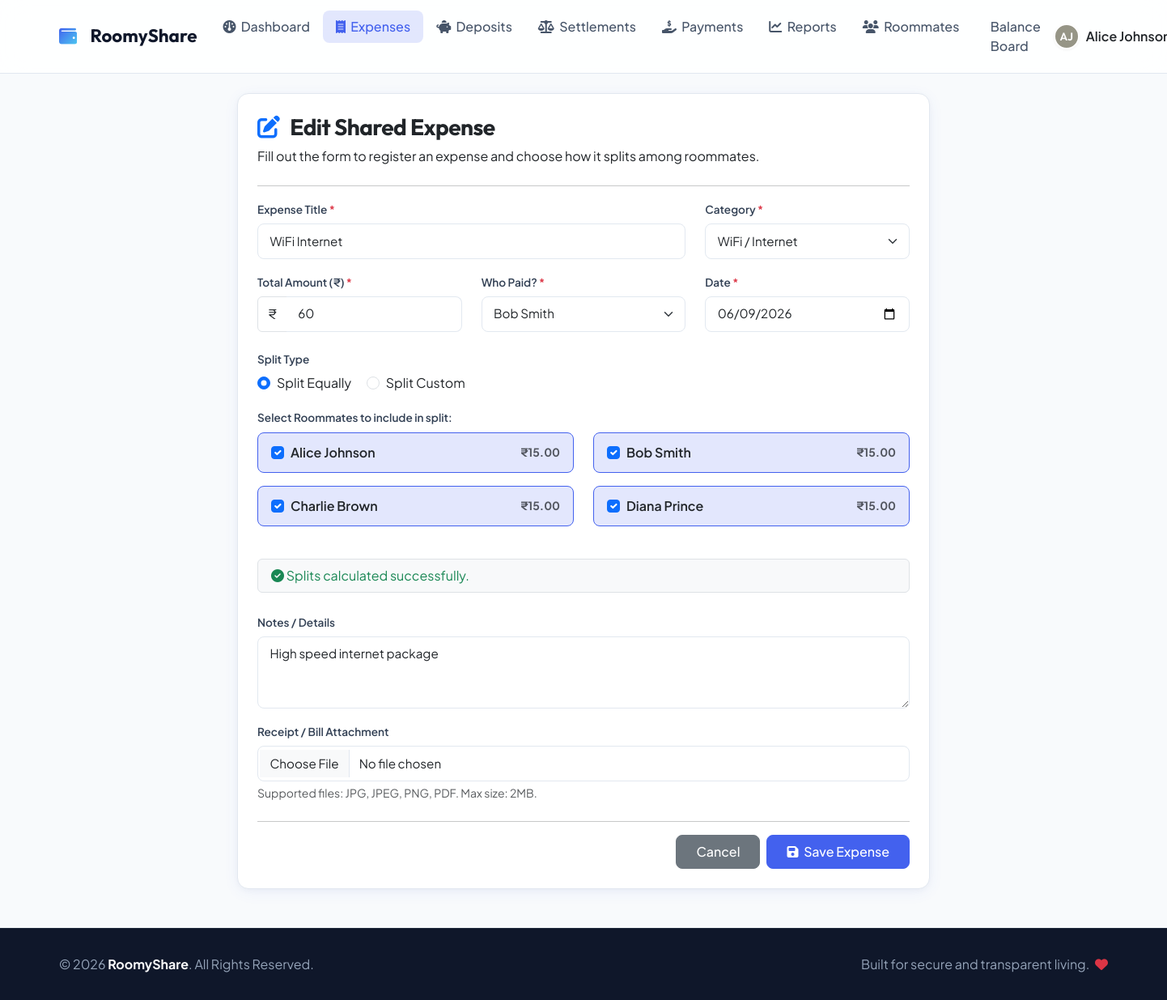
The app's page /add_expense.php?id=2 (signed in) with its own data.
### tables this page shows
CREATE TABLE IF NOT EXISTS `expenses` (
  `id` INT AUTO_INCREMENT PRIMARY KEY,
  `title` VARCHAR(150) NOT NULL,
  `category` ENUM('rent', 'electricity', 'water', 'wifi', 'food', 'maintenance', 'other') NOT NULL,
  `amount` DECIMAL(10,2) NOT NULL,
  `paid_by` INT NOT NULL,
  `date` DATE NOT NULL,
  `notes` TEXT DEFAULT NULL,
  `attachment` VARCHAR(255) DEFAULT NULL,
  `split_type` ENUM('equal', 'custom') NOT NULL DEFAULT 'equal',
  `created_by` INT NOT NULL,
  `created_at` TIMESTAMP DEFAULT CURRENT_TIMESTAMP,
  FOREIGN KEY (`paid_by`) REFERENCES `members` (`id`) ON DELETE CASCADE,
  FOREIGN KEY (`created_by`) REFERENCES `members` (`id`) ON DELETE CASCADE
);

CREATE TABLE IF NOT EXISTS `members` (
  `id` INT AUTO_INCREMENT PRIMARY KEY,
  `name` VARCHAR(100) NOT NULL,
  `email` VARCHAR(100) NOT NULL UNIQUE,
  `phone` VARCHAR(20) DEFAULT NULL,
  `password_hash` VARCHAR(255) NOT NULL,
  `role` ENUM('admin', 'member') NOT NULL DEFAULT 'member',
  `status` ENUM('active', 'inactive') NOT NULL DEFAULT 'active',
  `avatar` VARCHAR(255) DEFAULT NULL,
  `created_at` TIMESTAMP DEFAULT CURRENT_TIMESTAMP
);

### includes/auth.php (called while the page is built, shortened)
<?php
function sanitize($data) {
    if (is_array($data)) {
        foreach ($data as $key => $value) {
            $data[$key] = sanitize($value);
        }
    } else {
        $data = trim($data);
        $data = stripslashes($data);
        $data = htmlspecialchars($data, ENT_QUOTES, 'UTF-8');
    }
    return $data;
}

### add_expense.php (the view, shortened to what this page needs)
<?php
require_once 'config/database.php';
require_once 'includes/auth.php';
require_once 'includes/functions.php';
$user_id = $_SESSION['user_id'];
$expense_id = isset($_GET['id']) ? (int)$_GET['id'] : 0;
$is_edit = ($expense_id > 0);
$title = "";
$category = "food";
$amount = "";
$paid_by = $user_id;
$date = date("Y-m-d");
$notes = "";
$split_type = "equal";
$selected_members_splits = [];
if ($is_edit) {
    $stmt = $conn->prepare("SELECT title, category, amount, paid_by, date, notes, attachment, split_type, created_by FROM expenses WHERE id = ? LIMIT 1");
    $stmt->bind_param("i", $expense_id);
    $stmt->execute();
    $res = $stmt->get_result();
    if ($res && $row = $res->fetch_assoc()) {
        $title = $row['title'];
        $category = $row['category'];
        $amount = (float)$row['amount'];
        $paid_by = (int)$row['paid_by'];
        $date = $row['date'];
        $notes = $row['notes'];
        $split_type = $row['split_type'];
        $split_stmt = $conn->prepare("SELECT member_id, amount FROM expense_splits WHERE expense_id = ?");
        $split_stmt->bind_param("i", $expense_id);
        $split_stmt->execute();
        $split_res = $split_stmt->get_result();
        while ($split_row = $split_res->fetch_assoc()) {
            $selected_members_splits[(int)$split_row['member_id']] = (float)$split_row['amount'];
        }
    } else {
        set_flash_message('error', 'Expense not found.');
        header("Location: expenses.php");
        exit;
    }
}
$roommates = [];
$res = $conn->query("SELECT id, name FROM members WHERE status = 'active' ORDER BY name ASC");
while ($row = $res->fetch_assoc()) {
    $roommates[] = $row;
}
require_once 'includes/header.php';
?>
<div class="row justify-content-center">
    <div class="col-md-9 col-lg-8">
        <div class="card card-custom p-4 mb-4">
            <h3 class="fw-bold text-slate-800 mb-2">
                <i class="fa-solid <?php echo $is_edit ? 'fa-pen-to-square' : 'fa-circle-plus'; ?> text-primary me-2"></i>
                <?php echo $is_edit ? 'Edit Shared Expense' : 'Record New Expense'; ?>
            </h3>
            <p class="text-slate-500 mb-4">Fill out the form to register an expense and choose how it splits among roommates.</p>
            <hr class="text-slate-200 mt-0">
            <form action="add_expense.php<?php echo $is_edit ? '?id=' . $expense_id : ''; ?>" method="POST" enctype="multipart/form-data">
                <div class="row">
                    <div class="col-md-8 mb-3">
                        <label for="title" class="form-label form-label-custom">Expense Title <span class="text-danger">*</span></label>
                        <input type="text" class="form-control form-control-custom" id="title" name="title" required placeholder="e.g., June Electricity Bill" value="<?php echo sanitize($title); ?>">
                    </div>
                    <div class="col-md-4 mb-3">
                        <label for="category" class="form-label form-label-custom">Category <span class="text-danger">*</span></label>
                        <select class="form-select form-control-custom" id="category" name="category" required>
                            <option value="wifi" <?php echo $category == 'wifi' ? 'selected' : ''; ?>>WiFi / Internet</option>
                        </select>
                    </div>
                </div>
                <div class="row">
                    <div class="col-md-4 mb-3">
                        <label for="amount" class="form-label form-label-custom">Total Amount (₹) <span class="text-danger">*</span></label>
                        <div class="input-group">
                            <span class="input-group-text bg-white text-slate-500">₹</span>
                            <input type="number" step="0.01" min="0.01" class="form-control form-control-custom border-start-0" id="amount" name="amount" required placeholder="0.00" value="<?php echo sanitize($amount); ?>">
                        </div>
                    </div>
                    <div class="col-md-4 mb-3">
                        <label for="paid_by" class="form-label form-label-custom">Who Paid? <span class="text-danger">*</span></label>
                        <select class="form-select form-control-custom" id="paid_by" name="paid_by" required>
                            <?php foreach ($roommates as $m): ?>
                                <option value="<?php echo $m['id']; ?>" <?php echo $paid_by === (int)$m['id'] ? 'selected' : ''; ?>>
                                    <?php echo sanitize($m['name']); ?>
                                </option>
                            <?php endforeach; ?>
                        </select>
                    </div>
                    <div class="col-md-4 mb-3">
                        <label for="date" class="form-label form-label-custom">Date <span class="text-danger">*</span></label>
                        <input type="date" class="form-control form-control-custom" id="date" name="date" required value="<?php echo sanitize($date); ?>">
                    </div>
                </div>
                <div class="mb-3 mt-2">
                    <label class="form-label form-label-custom d-block">Split Type</label>
                    <div class="form-check form-check-inline">
                        <input class="form-check-input split-type-radio" type="radio" name="split_type" id="split_equal" value="equal" <?php echo $split_type === 'equal' ? 'checked' : ''; ?>>
                        <label class="form-check-label text-slate-700" for="split_equal">Split Equally</label>
                    </div>
                    <div class="form-check form-check-inline">
                        <input class="form-check-input split-type-radio" type="radio" name="split_type" id="split_custom" value="custom" <?php echo $split_type === 'custom' ? 'checked' : ''; ?>>
                        <label class="form-check-label text-slate-700" for="split_custom">Split Custom</label>
                    </div>
                </div>
                <div id="equal-split-section" class="mb-4">
                    <label class="form-label form-label-custom mb-2">Select Roommates to include in split:</label>
                    <div class="row">
                        <?php foreach ($roommates as $m): ?>
                            <?php
                            $is_checked = true;
                            if ($is_edit) {
                                $is_checked = isset($selected_members_splits[$m['id']]);
                            }
                            ?>
                            <div class="col-sm-6 mb-2">
                                <div class="split-member-card <?php echo $is_checked ? 'selected' : ''; ?>">
                                    <div class="d-flex align-items-center">
                                        <input class="form-check-input member-check me-2" type="checkbox" name="split_members[]" value="<?php echo $m['id']; ?>" id="chk_member_<?php echo $m['id']; ?>" <?php echo $is_checked ? 'checked' : ''; ?>>
                                        <label class="form-check-label text-slate-800 fw-semibold" for="chk_member_<?php echo $m['id']; ?>">
                                            <?php echo sanitize($m['name']); ?>
                                        </label>
                                    </div>
                                    <span class="small text-muted fw-bold" id="share-amount-<?php echo $m['id']; ?>">$0.00</span>
                                </div>
                            </div>
                        <?php endforeach; ?>
                    </div>
                </div>
                <div class="alert bg-light py-2 px-3 border mb-4" id="split-warning">
                </div>
                <div class="mb-3">
                    <label for="notes" class="form-label form-label-custom">Notes / Details</label>
                    <textarea class="form-control form-control-custom" id="notes" name="notes" rows="3" placeholder="Add descriptions, locations, bill numbers..."><?php echo sanitize($notes); ?></textarea>
                </div>
                <div class="mb-4">
                    <label class="form-label form-label-custom">Receipt / Bill Attachment</label>
                    <input type="file" class="form-control form-control-custom" id="attachment" name="attachment">
                    <div class="form-text text-slate-400 small">Supported files: JPG, JPEG, PNG, PDF. Max size: 2MB.</div>
                </div>
                <hr class="text-slate-200">
                <div class="d-flex gap-2 justify-content-end">
                    <a href="expenses.php" class="btn btn-secondary px-4">Cancel</a>
                    <button type="submit" class="btn btn-primary px-4" id="submit-expense-btn">
                        <i class="fa-solid fa-floppy-disk me-1"></i> Save Expense
                    </button>
                </div>
            </form>
        </div>
    </div>
</div>
<?php
require_once 'includes/footer.php';
?>

### assets/css/style.css (style rules this page uses)
:root { --font-heading: 'Outfit', sans-serif; --font-body: 'Plus Jakarta Sans', sans-serif; --primary: #4361ee; --primary-glow: rgba(67, 97, 238, 0.15); --secondary: #3f37c9; --accent: #4cc9f0; --success: #10b981; --success-glow: rgba(16, 185, 129, 0.15); --warning: #f59e0b; --warning-glow: rgba(245, 158, 11, 0.15); --danger: #ef4444; --danger-glow: rgba(239, 68, 68, 0.15); --info: #0ea5e9; --info-glow: rgba(14, 165, 233, 0.15); --slate-50: #f8fafc; --slate-100: #f1f5f9; --slate-200: #e2e8f0; --slate-300: #cbd5e1; --slate-400: #94a3b8; --slate-500: #64748b; --slate-600: #475569; --slate-700: #334155; --slate-800: #1e293b; --slate-900: #0f172a; --bg-app: #f8fafc; --bg-card: #ffffff; --border-color: #e2e8f0; --text-main: #1e293b; --text-muted: #64748b; --radius-sm: 8px; --radius-md: 14px; --radius-lg: 20px; --shadow-sm: 0 1px 3px 0 rgba(0, 0, 0, 0.05); --shadow-md: 0 4px 20px -2px rgba(67, 97, 238, 0.08), 0 2px 8px -1px rgba(0, 0, 0, 0.04); --shadow-lg: 0 10px 30px -5px rgba(67, 97, 238, 0.12), 0 4px 12px -2px rgba(0, 0, 0, 0.06); --transition: all 0.3s cubic-bezier(0.4, 0, 0.2, 1); }
body { font-family: var(--font-body); background-color: var(--bg-app); color: var(--text-main); min-height: 100vh; display: flex; flex-direction: column; overflow-x: hidden; }
h1, h2, h3, h4, h5, h6 { font-family: var(--font-heading); font-weight: 600; letter-spacing: -0.02em; }
.card-custom { background-color: var(--bg-card); border: 1px solid var(--border-color); border-radius: var(--radius-md); box-shadow: var(--shadow-md); transition: var(--transition); overflow: hidden; }
.btn { border-radius: var(--radius-sm); font-weight: 500; transition: var(--transition); padding: 0.5rem 1.2rem; }
.btn-primary { background-color: var(--primary); border-color: var(--primary); }
.form-control-custom { border: 1px solid var(--slate-200); border-radius: var(--radius-sm); padding: 0.6rem 0.9rem; font-size: 0.95rem; transition: var(--transition); }
.form-label-custom { font-weight: 600; font-size: 0.85rem; color: var(--slate-700); margin-bottom: 0.4rem; }
.split-member-card { border: 1px solid var(--slate-200); border-radius: var(--radius-sm); padding: 0.75rem 1rem; margin-bottom: 0.5rem; display: flex; align-items: center; justify-content: space-between; transition: var(--transition); cursor: pointer; }
.split-member-card.selected { border-color: var(--primary); background-color: var(--primary-glow); }
.split-member-card .form-check-input { margin-top: 0; }

### records on screen
expenses: title "WiFi Internet", category "WiFi / Internet", amount "60", paid_by "Bob Smith", date "06/09/2026", split_type "☑ Split Equally", split_type "☐ Split Custom", notes "High speed internet package"
members: id "☑", name "Alice Johnson"
members: id "☑", name "Bob Smith"
members: id "☑", name "Charlie Brown"
members: id "☑", name "Diana Prince"

### other values on screen
get_avatar_initials($_SESSION['user_name']) "AJ"
$_SESSION['user_name'] "Alice…"
